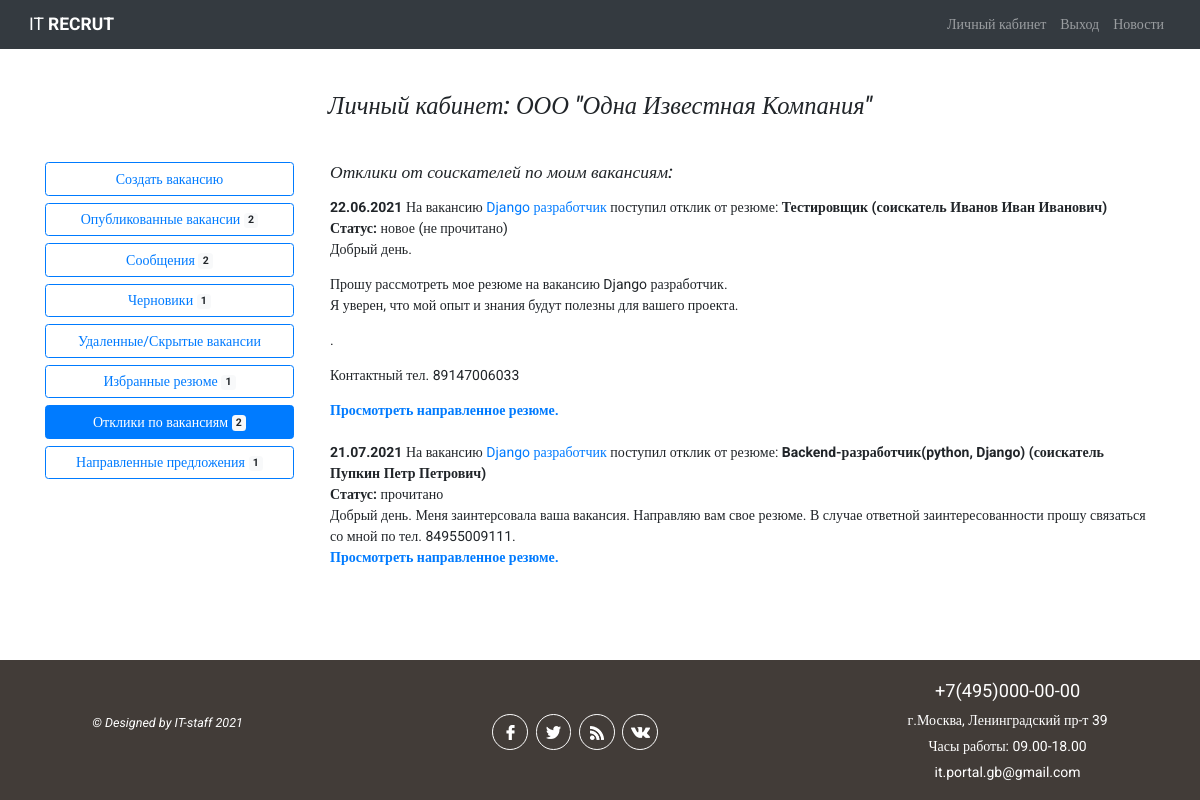
The app's page /employer/1/offers/ (signed in), older data.
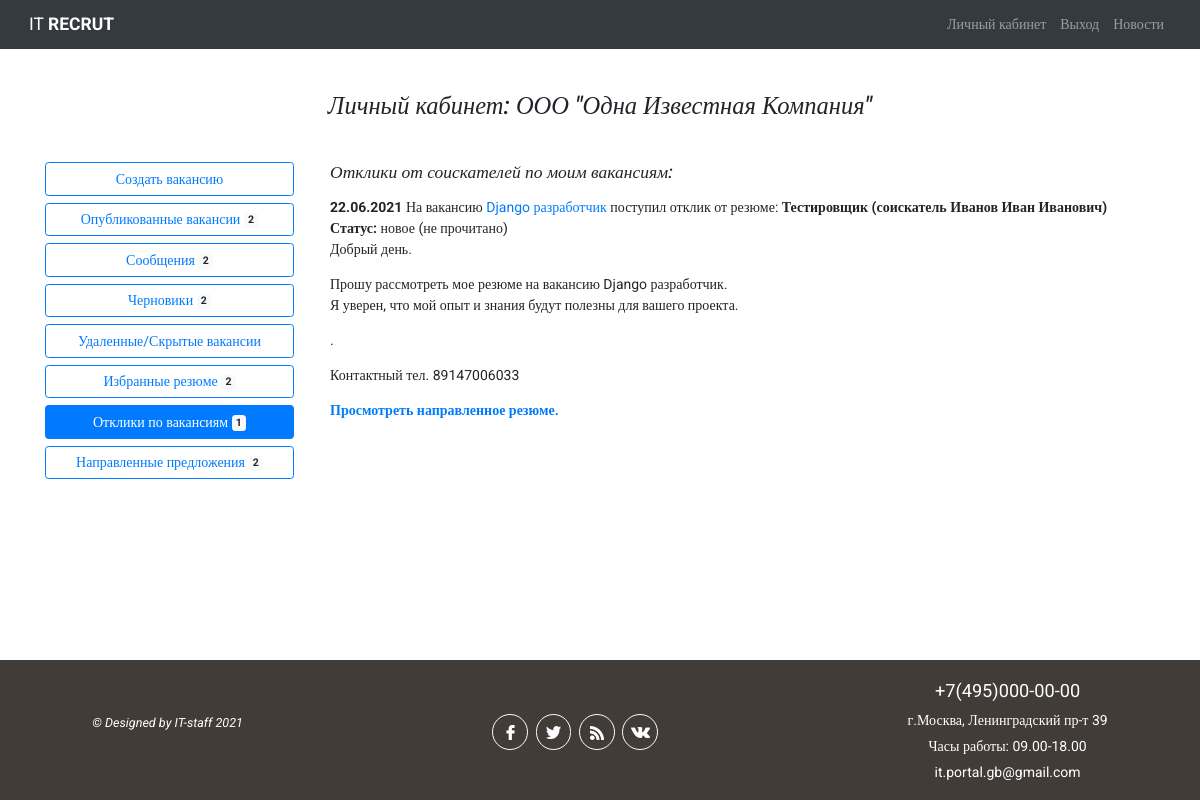
The same page, newer data.
### workerapp/models.py (models this page shows, shortened)
class SendResponse(models.Model):
    NEW = 'new'
    READ = 'read'
    RESPONSE_STATUS = (
        (NEW, 'новое (не прочитано)'),
        (READ, 'прочитано'),
    )
    date = models.DateField(verbose_name='дата направления отклика', default=datetime.now)
    resume = models.ForeignKey(Resume, on_delete=models.CASCADE, verbose_name='выберите резюме, которое вы хотите'
                                                                              ' направить работодателю')
    vacancy = models.ForeignKey('employerapp.Vacancy', on_delete=models.CASCADE, verbose_name='отклик на вакансию')
    cover_letter = models.TextField(verbose_name='Сопроводительное письмо', blank=True, max_length=524,
                                    help_text='поле не обязательное')
    status = models.CharField(verbose_name='статус направленного отклика на вакансию', max_length=32, choices=RESPONSE_STATUS, default=NEW)
    class Meta:
        verbose_name_plural = 'Направленные отклики на размещенные вакансии'

class Resume(models.Model):
    RESUME_ACTION_CHOICE = (
        ('draft', 'сохранить черновик'),
        ('publish', 'опубликовать на портале'),
        ('moderation_ok', 'модерация пройдена'),
        ('moderation_reject', 'модерация отклонена')
    )
    RUB = 'руб.'
    USD = 'USD'
    EUR = 'EUR'
    CURRENCY_CHOICE = (
        (RUB, 'руб.'),
        (USD, 'USD'),
        (EUR, 'EUR')
    )
    position = models.CharField(max_length=64, verbose_name='желаемая должность')
    min_salary = models.CharField(verbose_name='минимальный уровень з/п', max_length=7, blank=True,
                                  help_text='поле необязательное для заполнения')
    max_salary = models.CharField(verbose_name='максимальный уровень з/п', max_length=7, blank=True,
                                  help_text='поле необязательное для заполнения')
    currency = models.CharField(verbose_name='валюта', max_length=4, blank=True,
                                choices=CURRENCY_CHOICE, help_text='поле необязательное для '
                                                                   'заполнения')
    published = models.DateField(verbose_name='дата публикации', default=datetime.now)
    skills = models.TextField(verbose_name='Ключевые навыки', max_length=512, blank=True)
    hobby = models.TextField(verbose_name='Ваши увлечения', max_length=512, blank=True,
                             help_text='поле необязательно для заполнения')
    action = models.CharField(verbose_name='статус', max_length=64, choices=RESUME_ACTION_CHOICE)
    seeker = models.ForeignKey(Seeker, on_delete=models.CASCADE)
    hide = models.BooleanField(verbose_name='резюме удалено / скрыто', default=False)
    failed_moderation = models.TextField(verbose_name='Сообщение в случае непрохождения '
        'модерации резюме', max_length=254, blank=True, help_text='поле необязательное')
    is_favorite = models.BooleanField(verbose_name='добавлен в избранное', default=False)
    class Meta:
        verbose_name_plural = 'Резюме'

### employerapp/models.py (models this page shows, shortened)
class Vacancy(models.Model):
    ACTION_CHOICE = (
        ('draft', 'сохранить черновик'),
        ('publish', 'опубликовать на портале'),
        ('moderation_ok', 'модерация пройдена'),
        ('moderation_reject', 'модерация отклонена')
    )
    RUB = 'руб.'
    USD = 'USD'
    EUR = 'EUR'
    CURRENCY_CHOICE = (
        (RUB, 'руб.'),
        (USD, 'USD'),
        (EUR, 'EUR')
    )
    FULL = 'полная занятость'
    PART = 'частичная занятость'
    PRJ = 'занятость по проекту'
    REM = 'удаленная работа'
    TYPE_VACANCY = (
        (FULL, 'полная занятость'),
        (PART, 'частичная занятость'),
        (PRJ, 'занятость по проекту'),
        (REM, 'удаленная работа')
    )
    vacancy_name = models.CharField(verbose_name='название вакансии', max_length=128)
    city = models.CharField(verbose_name='город', max_length=64)
    vacancy_type = models.CharField(verbose_name='тип занятости', max_length=32,
                                    choices=TYPE_VACANCY, default=FULL)
    min_salary = models.CharField(verbose_name='минимальный уровень з/п', max_length=32, blank=True,
                              help_text='поле необязательное для заполнения')
    max_salary = models.CharField(verbose_name='максимальный уровень з/п', max_length=32,
                                  blank=True, help_text='поле необязательное для заполнения')
    currency = models.CharField(verbose_name='валюта', max_length=4, blank=True,
                                choices=CURRENCY_CHOICE, help_text='поле необязательное для '
                                                                   'заполнения')
    description = models.TextField(verbose_name='описание / обязанности', max_length=1080)
    requirements = models.TextField(verbose_name='требования к кандидату', max_length=1080)
    conditions = models.TextField(verbose_name='что мы предлагаем', max_length=1080, blank=True,
                                  help_text='поле необязательное для заполнения')
    published = models.DateField(verbose_name='дата публикации', default=datetime.now)
    contact_person = models.CharField(verbose_name='контактное лицо', max_length=128)
    contact_email = models.EmailField(verbose_name='контактная почта', blank=True,
                                      help_text='поле необязательное')
    action = models.CharField(verbose_name='статус', max_length=64, choices=ACTION_CHOICE)
    employer = models.ForeignKey(Employer, on_delete=models.CASCADE)
    hide = models.BooleanField(verbose_name='вакансия удалена / скрыта', default=False)
    is_active = models.BooleanField(default=False)
    failed = models.BooleanField(default=False)
    fall_moderation = models.TextField(verbose_name='Сообщение в случае непрохождения модерации вакансии',
                                       max_length=254, blank=True, help_text='поле необязательное')
    is_favorite = models.BooleanField(verbose_name='добавлено в избранное', default=False)
    class Meta:
        verbose_name_plural = 'Вакансии'

### authapp/models.py (models this page shows, shortened)
class Seeker(models.Model):
    NEED_MODER = 'need_moderation'
    MODER_OK = 'moderation_ok'
    MODER_REJECT = 'moderation_reject'
    SEEKER_STATUS_CHOICES = (
        (NEED_MODER, 'требуется модерация'),
        (MODER_OK, 'модерация пройдена успешно'),
        (MODER_REJECT, 'отклонено модератором')
    )
    SEX_CHOICE = (
        ('male', 'мужской'),
        ('female', 'женский')
    )
    MARRIED_STATUS = (
        ('h', 'холост'),
        ('m', 'в браке'),
        ('d', 'в разводе')
    )
    patronimyc = models.CharField(verbose_name='Отчество', max_length=64)
    age = models.PositiveSmallIntegerField(verbose_name='возраст', default=18)
    sex = models.CharField(verbose_name='Ваш пол', max_length=32, choices=SEX_CHOICE)
    married = models.CharField(verbose_name='Семейное положение', max_length=1, choices=MARRIED_STATUS)
    city = models.CharField(verbose_name='город', max_length=64, blank=True)
    skills = models.TextField(verbose_name='Навыки (знание программ)', max_length=264, blank=True)
    hobby = models.TextField(verbose_name='Ваши увлечения', max_length=264, blank=True)
    tel = models.CharField(verbose_name='телефон', max_length=11, blank=True)
    photo = models.ImageField(upload_to='seeker_photo', blank=True)
    is_active = models.BooleanField(default=True)
    user = models.OneToOneField(User, on_delete=models.CASCADE)
    status = models.CharField(verbose_name='статус соискателя на сайте',
                              choices=SEEKER_STATUS_CHOICES, default=NEED_MODER, max_length=32)
    failed_moderation = models.CharField(max_length=512, blank=True, verbose_name='поле '
                                                                                  'заполняется в случае отклонения модерации')
    activation_key = models.CharField(max_length=128, blank=True)
    activation_key_expires = models.DateTimeField(default=(datetime.now() + timedelta(hours=24)))
    class Meta:
        verbose_name_plural = 'Соискатели'

### employerapp/views.py (the view)
# urls.py: path('<int:emp_id>/offers/', views.MyOffersView.as_view(), name='offers'),
class MyOffersView(LoginRequiredMixin, DataMixin, TemplateView):
    template_name = 'employerapp/offers_list.html'
    extra_context = {'title': 'Отклики по вакансиям'}

### employerapp/templates/employerapp/offers_list.html (shortened to what this page needs)
{% extends 'mainapp/base.html' %}
{% load static %}
{% block content %}
<div class="container my-5">
    <h3 class="font-italic mb-5 text-center">Личный кабинет: {{ employer.company_name }}</h3>
    <div class="row justify-content-center">
        <div class="col-7 col-sm-4 col-md-3 pr-4 mb-4">
            {% include 'employerapp/include/menu.html' %}
        </div>
        <div class="col-12 col-sm-8 col-md-9">
            <h5 class="font-italic mb-3">Отклики от соискателей по моим вакансиям:</h5>
            {% if take_offers %}
            <div class="show_all">
            {% for item in take_offers %}
                <p class="mb-0"><span class="font-weight-bold mb-0">{{ item.date|date:"d.m.Y" }}</span>
                На вакансию <a href="{% url 'employer:published' employer.pk %}">{{ item.vacancy.vacancy_name }}</a>
                    поступил отклик от резюме: <b>{{ item.resume.position }} (соискатель {{ item.resume.seeker.user.first_name }}
                        {{ item.resume.seeker.user.last_name }} {{ item.resume.seeker.patronimyc }})</b>
                </p>
                <p class="mb-0"><span class="font-weight-bold">Статус:</span> <span id="status{{ item.resume.pk }}">{{ item.get_status_display }}</span></p>
                {% if item.cover_letter %}
                    <p class="mb-0"> {{ item.cover_letter|linebreaks }}.</p>
                    <p class="mt-0">Контактный тел. {{ item.resume.seeker.tel }}</p>
                {% else %}
                    <p class="mb-0">Добрый день. Меня заинтерсовала ваша вакансия. Направляю вам свое резюме. В случае ответной
                    заинтересованности прошу связаться со мной по тел. {{ item.resume.seeker.tel }}.</p>
                {% endif %}
                <p class="mt-0 mb-4"><a class="see_resume" id="{{ item.resume.pk }}" data-url="{% url 'worker:response_ajax' %}" href="{% url 'worker:resume_view' item.resume.seeker.pk item.resume.pk %}"><b>Просмотреть направленное резюме.</b></a></p>
            {% endfor %}
            </div>
            {% else %}
                <p>Откликов по вакансиям ещё нет</p>
            {% endif %}
            </div>
        </div>
    </div>
{% endblock %}

Row changes from the older to the newer data that the page shows:
removed SendResponse: date "21.07.2021", vacancy.vacancy_name "Django разработчик", resume.position "Backend-разработчик(python, Django)", resume.seeker.user.first_name "Пупкин", resume.seeker.user.last_name "Петр", resume.seeker.patronimyc "Петрович", status "прочитано", resume.seeker.tel "84955009111"
Text that changed along with them:
{{ drafts|length }}: "1" → "2"
{{ favorites|length }}: "1" → "2"
{{ take_offers|length }}: "2" → "1"
{{ offers|length }}: "1" → "2"
